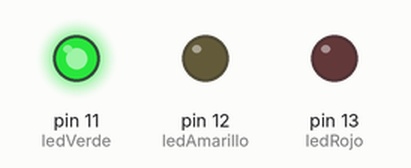
This sketch was run on a simulated Arduino Uno, built with avr-gcc and run on an emulated ATmega328P. On the bench: output pins drawn as LEDs (lit = HIGH).

Above: at 2.5 s.
At 6.0 s:
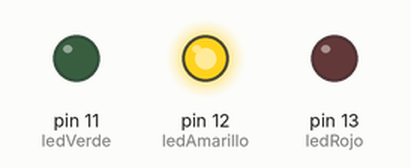
At 9.5 s:
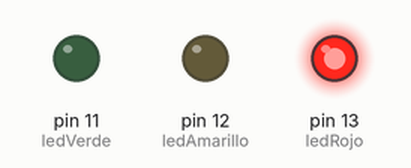
Timing chart, 0 to 15.6 s (numbered marks = the images above):
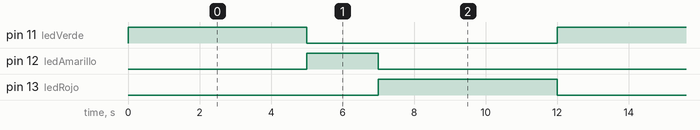

Measured:
- by itself, pin 11 (ledVerde), pin 13 (ledRojo): alternates HIGH for 5.0 s and LOW for 7.0 s
- by itself, pin 12 (ledAmarillo): alternates HIGH for 2.0 s and LOW for 10.0 s
- by itself, everything shown: repeats every 12.0 s, in 4 steps

The sketch:

Semaforo_LED.ino
```cpp
const int ledRojo = 13;
const int ledAmarillo = 12;
const int ledVerde = 11;

void setup() {
  pinMode(ledRojo, OUTPUT);
  pinMode(ledAmarillo, OUTPUT);
  pinMode(ledVerde, OUTPUT);
}

void loop() {
  // LED Verde 5 seg
  digitalWrite(ledVerde, HIGH);
  delay(5000);
  digitalWrite(ledVerde, LOW);

  // LED Amarilla 2 seg
  digitalWrite(ledAmarillo, HIGH);
  delay(2000);
  digitalWrite(ledAmarillo, LOW);

  // LED Roja 5 seg
  digitalWrite(ledRojo, HIGH);
  delay(5000);
  digitalWrite(ledRojo, LOW);
}
```
